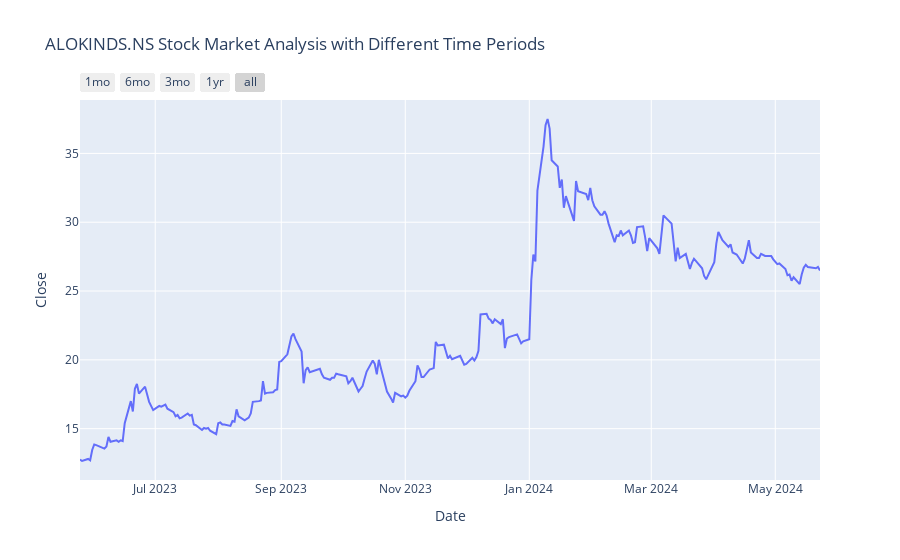

This figure's notebook cell:
### Code cell
fig = pe.line(data, x='Date', y='Close', title=f'{yf_stock_symbol} Stock Market Analysis with Different Time Periods')

fig.update_xaxes(
    rangeselector=dict(
        buttons=list([
            dict(count=1, label="1mo", step="month", stepmode="backward"),
            dict(count=6, label="6mo", step="month", stepmode="backward"),
            dict(count=3, label="3mo", step="month", stepmode="backward"),
            dict(count=1, label="1yr", step="year", stepmode="backward"),
            dict(step="all")
        ])
    )
)

fig.show()

### Figure 1 — Plotly figure (JSON) as saved in the notebook; plotly's stock layout.template omitted (floating-point values rounded to 4 significant figures; data arrays with more than 128 entries replaced by an {"elided": "..."} marker saying what was removed)
{"data": [{"hovertemplate": "Date=%{x}<br>Close=%{y}<extra></extra>", "legendgroup": "", "line": {"color": "#636efa", "dash": "solid"}, "marker": {"symbol": "circle"}, "mode": "lines", "name": "", "orientation": "v", "showlegend": false, "type": "scatter", "x": {"elided": "244 str values"}, "xaxis": "x", "y": {"elided": "244 float values"}, "yaxis": "y"}], "layout": {"legend": {"tracegroupgap": 0}, "title": {"text": "ALOKINDS.NS Stock Market Analysis with Different Time Periods"}, "xaxis": {"anchor": "y", "domain": [0, 1], "rangeselector": {"buttons": [{"count": 1, "label": "1mo", "step": "month", "stepmode": "backward"}, {"count": 6, "label": "6mo", "step": "month", "stepmode": "backward"}, {"count": 3, "label": "3mo", "step": "month", "stepmode": "backward"}, {"count": 1, "label": "1yr", "step": "year", "stepmode": "backward"}, {"step": "all"}]}, "title": {"text": "Date"}}, "yaxis": {"anchor": "x", "domain": [0, 1], "title": {"text": "Close"}}}}
